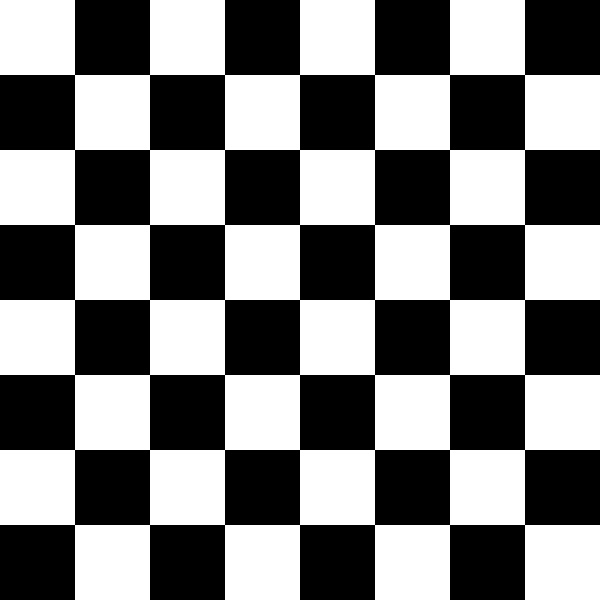
//> input picture cvChess.jpg, 600 x 600 px
$ ./contours   (built with g++ and OpenCV 4)
//> lines starting //> are read from the running program, lines starting //| are printed output that depends on the picture; after the words box and inside, x2 and y2 are one past the last pixel; in counts of white or black regions, pixels touching at a corner belong together
#include "opencv2/core/core.hpp"
#include "opencv2/highgui/highgui.hpp"
#include "opencv2/imgproc/imgproc.hpp"
#include "highgui_c.h"
#include <iostream>
#include <opencv2/features2d.hpp>

using namespace cv;
using namespace std;

int main()
{
	Mat image;
	image = imread("cvChess.jpg", 1);
//> image is the input picture: 600 rows x 600 cols, CV_8UC3; min 0, max 255, mean 127.5
	namedWindow("Display window", CV_WINDOW_AUTOSIZE);
	imshow("Display window", image);
	Mat gray;
	cvtColor(image, gray, CV_BGR2GRAY);
	Canny(gray, gray, 100, 200, 3);
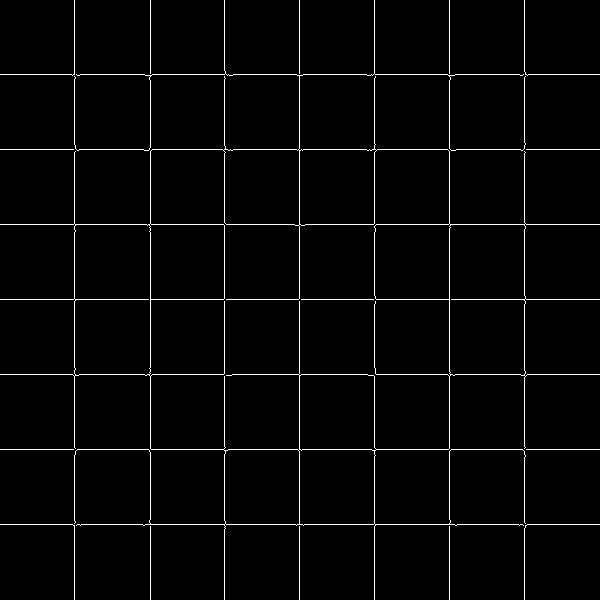
//> gray: 600 rows x 600 cols, CV_8UC1; 2.3% white in thin lines or dots
	/// Find contours
	vector<vector<Point> > contours;
	vector<Vec4i> hierarchy;
	RNG rng(12345);

	findContours(gray, contours, hierarchy, CV_RETR_TREE, CV_CHAIN_APPROX_SIMPLE, Point(0, 0));
//> contours = 26 contours, 15 with area under 20; largest, box (x1, y1, x2, y2) and area: (0, 0, 600, 600) 123606, (149, 149, 451, 451) 61662, (74, 224, 151, 376) 11388, (449, 224, 526, 376) 11262, (299, 149, 377, 226) 5624
	/// Draw contours
	Mat drawing = Mat::zeros(gray.size(), CV_8UC3);

	int chessBoard[8][8]; // Set up a 2D array to hold the contour points found

	// This loop gives me access to the points stored on the contour
	for (size_t X = 0; X < contours.size(); ++X)
		for (size_t Y = 0; Y < contours[X].size(); Y++)
		{
			Point currentContourPixel = contours[X][Y]; //Store each point in a new contour point
			Point centredPixel; // Create a new point to hold the offset of the centre of the 'cell'

			if (currentContourPixel.x == 74 && currentContourPixel.y == 0) { // We now this will be the top left square contour
				cout << "co-ors: x = " << currentContourPixel.x << " y = " << currentContourPixel.y << endl;

				centredPixel = Point(currentContourPixel.x - 24, currentContourPixel.y + 50);
				chessBoard[0][0] = (centredPixel.x, centredPixel.y); // Populate my array with the new centered offset coordinate.

				cout << "\nCentre.X: " << centredPixel.x << "  Centre.Y = " << centredPixel.y;
				cout << "\nArray " << centredPixel;
			}
			//cout << countCoors << " Contour co-ors: x = " << currentContourPixel.x << " y = " << currentContourPixel.y << endl;
		}
//> this loop made 26 passes
	// Displays the contoured lines using the random colour generator
	for (int i = 0; i < contours.size(); i++)
	{
		Scalar color = Scalar(rng.uniform(0, 255), rng.uniform(0, 255), rng.uniform(0, 255));
		drawContours(drawing, contours, i, color, 2, 8, hierarchy, 0, Point());
	}
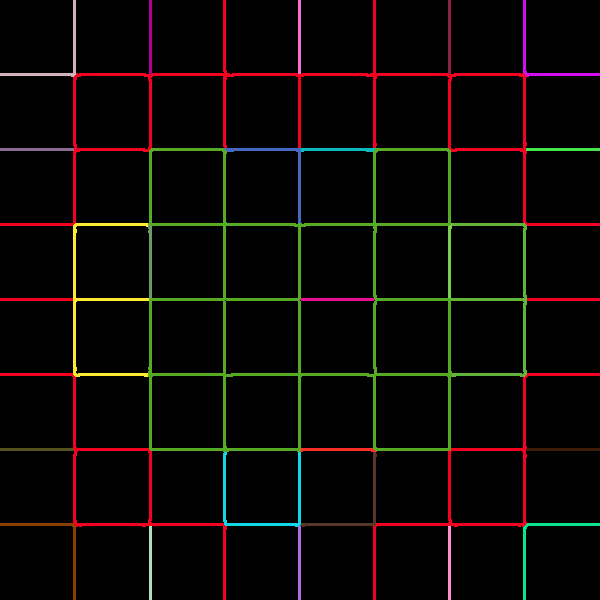
//> drawing: 600 rows x 600 cols, CV_8UC3; mean B, G, R 4.5, 7, 11.1

	imshow("Result window", drawing);
	waitKey(0);
	return 0;
}
